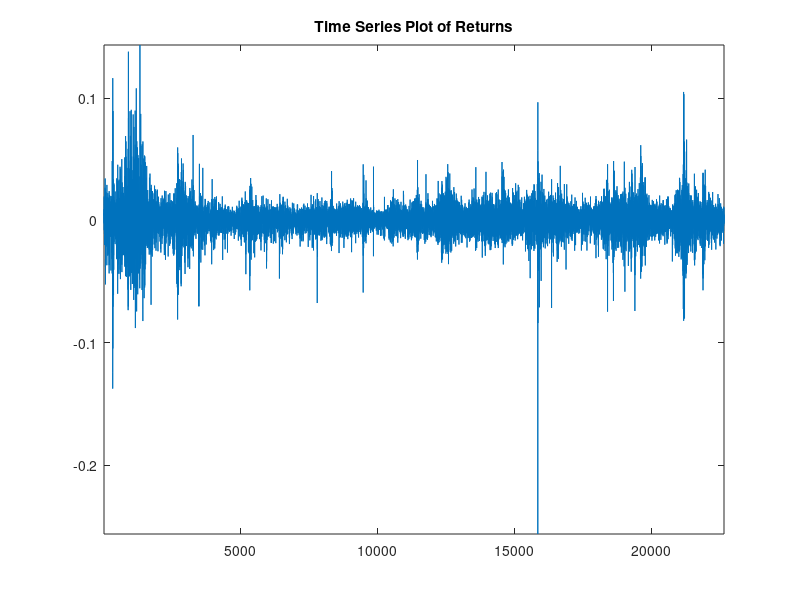
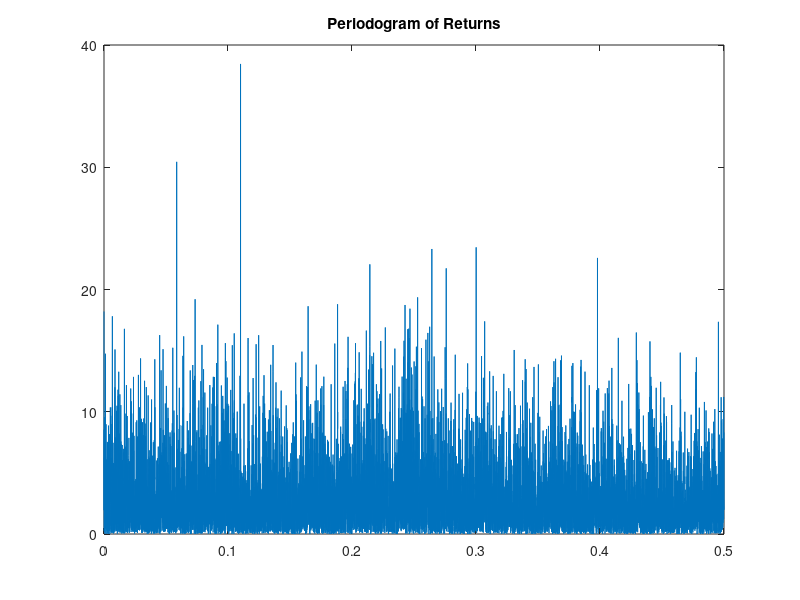
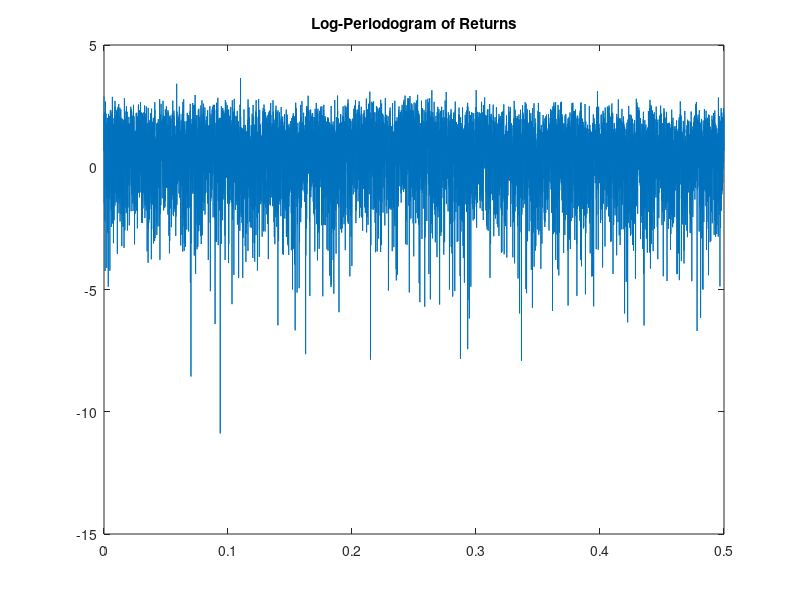
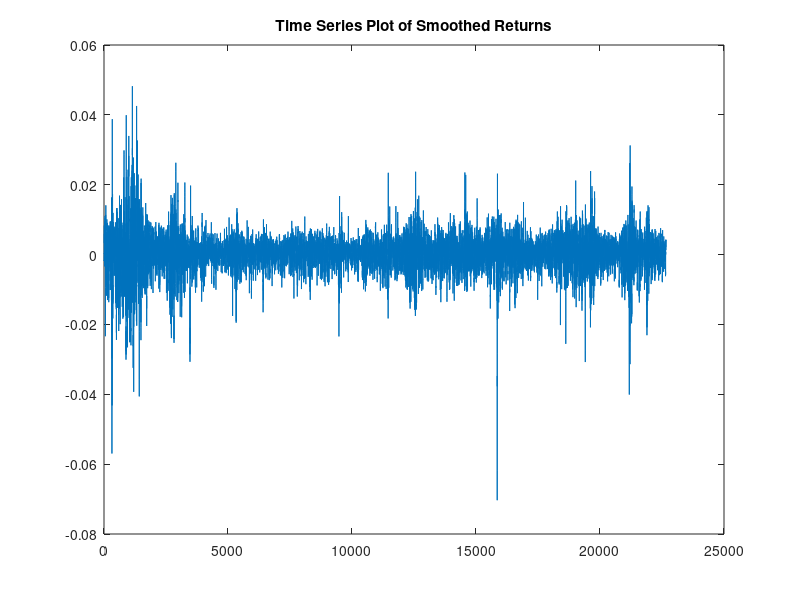

Write MATLAB code to recreate these figures, in order. (Note: this script raises an error after producing the figures.)
clear all
close all
clc

%%
load dow
logdow = log(dow);
returns = diff(logdow); % Approximately

% Figure 1 - Time Series of Returns
figure()
plot(returns)
title('Time Series Plot of Returns')
axis tight

% Figure 2 - Periodogram
figure()
N = length(returns);
f = (0:N-1)/N;
Jreturns = fft(returns);
pgram = abs(Jreturns).^2;

plot(f(1:N/2),pgram(1:N/2));
title('Periodogram of Returns');
% Figure 3 - Log Periodogram
figure()

logPgram = log(pgram);

plot(f(1:N/2),logPgram(1:N/2));
title('Log-Periodogram of Returns');


% Figure 4 - Time Series of Smoothed Returns
figure()
a = 1;
K = 5;
b = 1/K*ones(K,1);

smoothedReturns = filter(b,a,returns);
plot(smoothedReturns)
title('Time Series Plot of Smoothed Returns');

% Figure 5 - Periodogram of Smoothed Returns
figure()
N = length(smoothedReturns);
f = (0:N-1)/N;
JsmoothedReturns = fft(smoothedReturns);
pgramSmoothed = abs(JsmoothedReturns).^2;

plot(f(1:N/2),pgramSmoothed(1:N/2));
title('Periodogram of Smoothed Returns');
% Figure 6 - Log-Periodogram of Smoothed Returns
figure()
logPgram = log(pgramSmoothed);

plot(f(1:N/2),logPgram(1:N/2));
title('Log-Periodogram of Smoothed Returns');

% Figure 7 - Ratio of periodogram of smoothed data
% to periodogram of raw data
figure()
pgramRatio = pgramSmoothed./pgram;
plot(f(1:N/2),pgramRatio(1:N/2))
title('Ratio of Smoothed to Raw Periodogram')

% Figure 8 - Plot of squared transfer function
figure()
transF = JsmoothedReturns./Jreturns;

plot(f(1:N/2),abs(transF(1:N/2)).^2);
title('Squared Transfer Function')

%% Question 6
clear all
close all
clc

load co2res
load dowdif

N1 = length(co2res);
N2 = length(dowdif);

pgram1 = 1/(2*pi*N1)*abs(fft(co2res)).^2;
pgram2 = 1/(2*pi*N2)*abs(fft(dowdif)).^2;

plot(pgram1)
figure()
plot(pgram2)

trimmedPgram1 = pgram1(2:N1/2-1);
trimmedPgram2 = pgram2(2:N2/2-1);

max1 = max(trimmedPgram1);
max2 = max(trimmedPgram2);

mean1 = mean(trimmedPgram1);
mean2 = mean(trimmedPgram2);

M1 = length(trimmedPgram1);
M2 = length(trimmedPgram2);
p1 = 1-exp(-M1*exp(-max1/mean1))
p2 = 1-exp(-M2*exp(-max2/mean2))

%% Question 7
clear all
close all
clc

N = 100;
load x;

pgram = 1/(N)*abs(fft(x)).^2;
trimmedPgram = pgram(2:N/2-1);

EIj = mean(trimmedPgram);

[H,P,CI,ZVAL] =  ztest(EIj,1,1)

[max1,ind] = max(trimmedPgram);



mean1 = mean(trimmedPgram);
M = length(trimmedPgram);

plot(trimmedPgram)
title('Plot of Periodogram for w2 through w49')
%Main cycle is at j = 2, corresponding to f = 1/50 or T = 50 samples.
T = -max1/mean1;
p1 = 1-exp(-M*exp(T))
%The probability that the peak of white noise would exceed the observed
%peak is .5131 so we reject the possibility that the cycle is real.

%% Question 8

x = ones(100,1);
xpadded = [x;zeros(100,1)];
Ipadded = abs(fft(xpadded)).^2;
cr = ifft(Ipadded);
cr = cr(1:100)

stem(cr)



